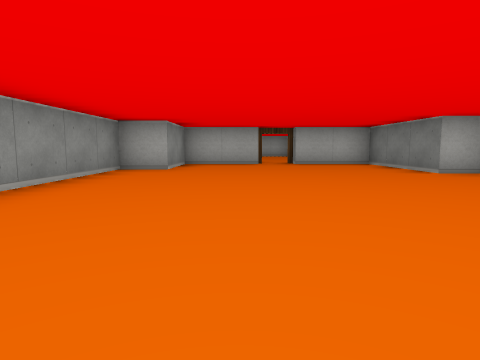
[1] (above)

16 first-person views from a walk through a cub3D ray-caster map. The camera is about half as high as the walls, tilts 6° down and sees 75° across. The floor is counted in squares. Each view is taken from the middle of a square. On the plan, view 1 faces up. The plan holds only what a view shows up to about 9 squares ahead; the rest is blank.

[2]
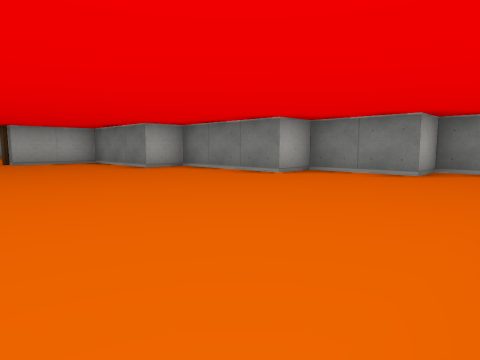

[3]
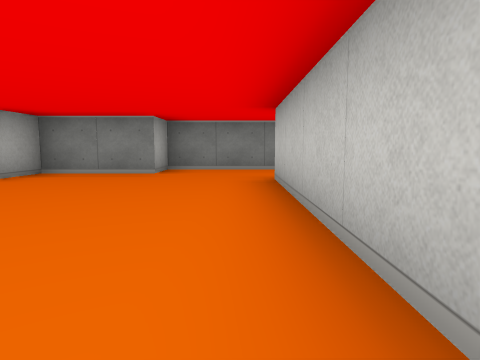

[4]
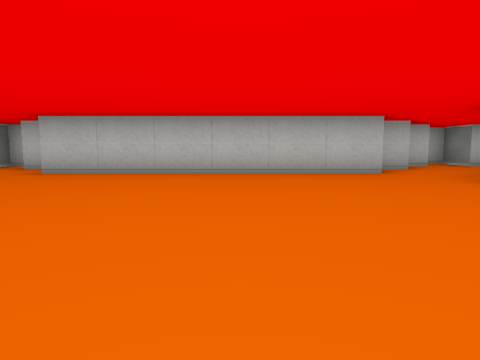

[5]
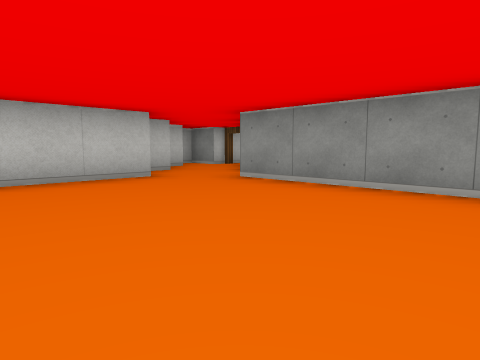

[6]
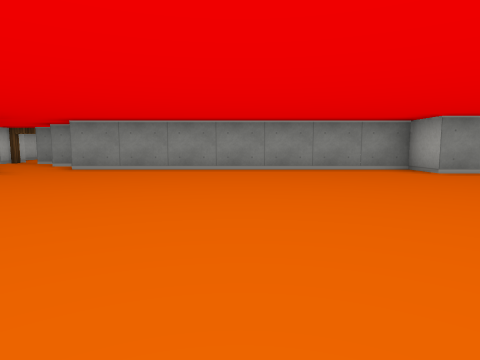

[7]
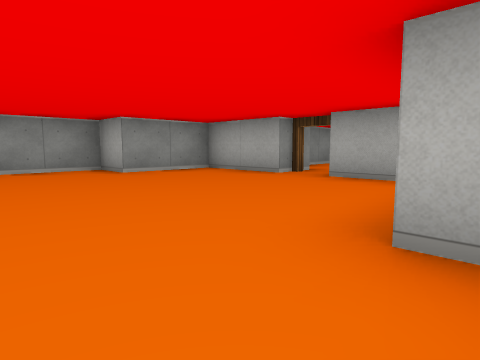

[8]
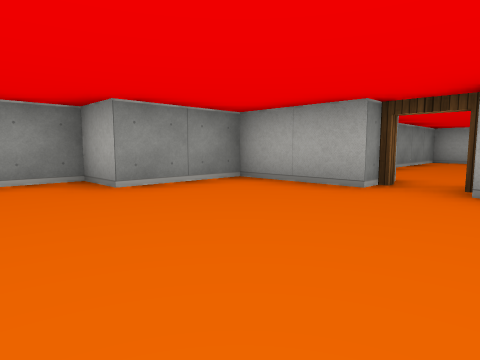

[9]
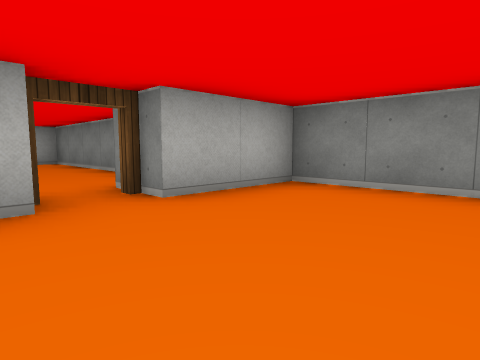

[10]
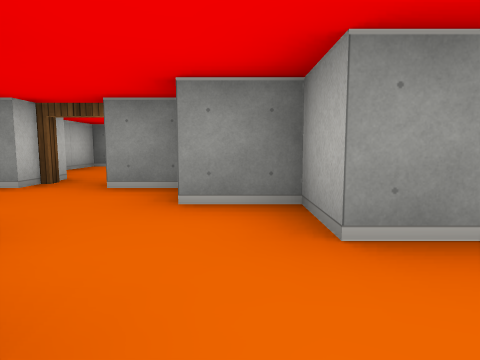

[11]
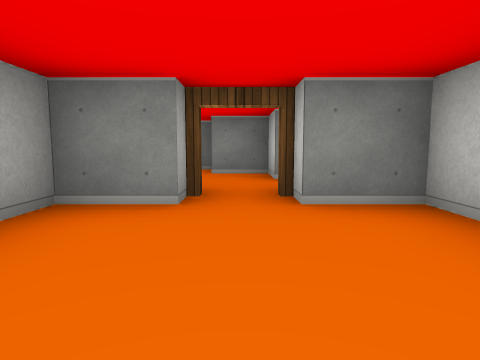

[12]
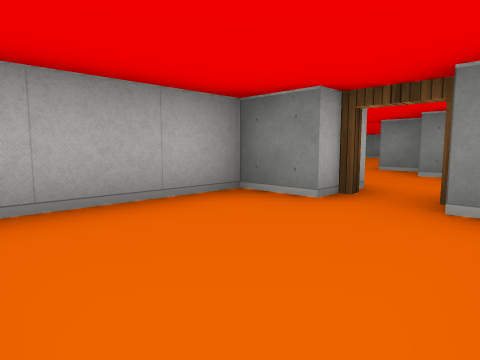

[13]
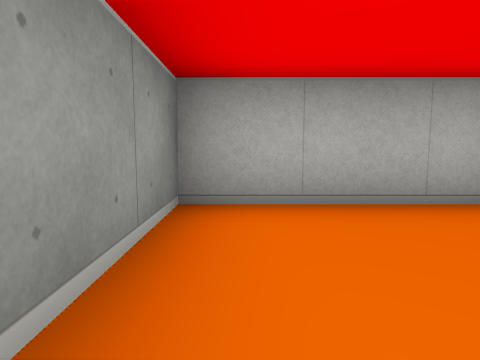

[14]
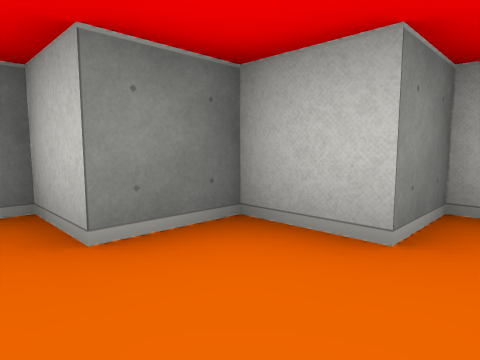

[15]
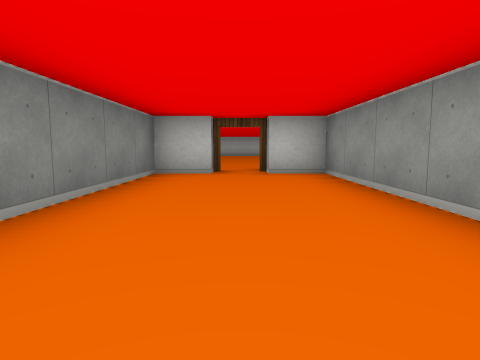

[16]
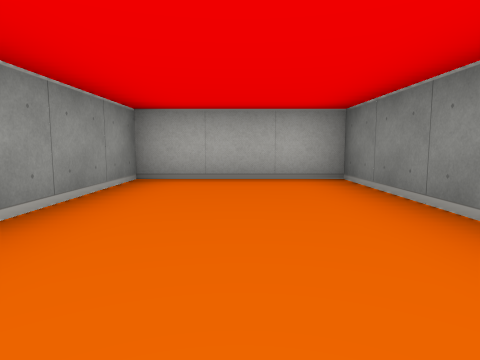

### Floor plan
Ten units are one square. View 1 is at (0, 0); x grows to the right and y downward. Boxes are objects, and circles mark ways between rooms. Rooms are numbered by the first view taken in them; rooms with no view inside come last. Other rooms are left out.
<svg viewBox="-90 -160 160 210">
<path fill="none" stroke="#000" d="M5 -85 -15 -85 -15 -65 -25 -65 -25 5 -35 5 -35 15M-45 16 -45 25M-45 35 -45 45 -35 45 -35 35 -25 35 -25 25 -15 25 -15 15 45 15M65 35 65 -5 55 -5 55 -25 45 -25 45 -55 35 -55 35 -85 15 -85M-55 25 -55 15 -85 15 -85 45 -55 45 -55 35M15 -95 25 -95 25 -155 -5 -155 -5 -95 5 -95"/>
<circle cx="-50" cy="30" r="3" fill="#2a7"/>
<circle cx="10" cy="-90" r="3" fill="#2a7"/>
<text x="10" y="-20">1</text>
<text x="-70" y="30">2</text>
<text x="10" y="-130">3</text>
</svg>
Room 1 opens to room 2. Room 1 opens to room 3.

Where each view was taken, in squares from view 1:
view 1: 0 up, 0 right, facing up
view 2: 1 down, 0 right, facing up-right
view 3: 1 down, 0 right, facing right
view 4: 4 up, 1 right, facing down
view 5: 3 up, 1 right, facing down-left
view 6: 3 up, 4 right, facing left
view 7: 4 up, 4 right, facing up-left
view 8: 5 up, 2 right, facing up-left
view 9: 6 up, 0 right, facing up-right
view 10: 1 down, 1 left, facing left
view 11: 3 down, 8 left, facing right
view 12: 4 down, 8 left, facing up-right
view 13: 4 down, 8 left, facing up
view 14: 2 down, 4 left, facing down-right
view 15: 15 up, 1 right, facing down
view 16: 11 up, 1 right, facing up
